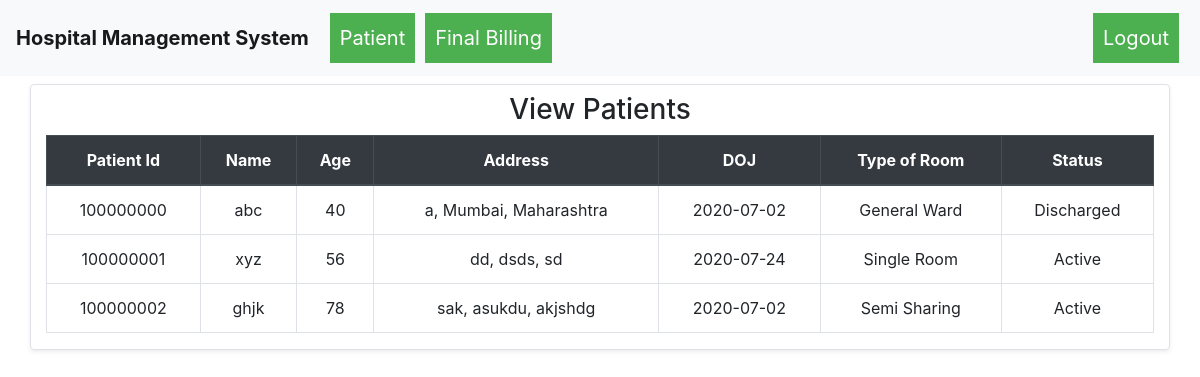
The page /patient_list (signed in) on the database its author committed.
### hospital_management_system/models.py (models this page shows)
class Patient(db.Model):
    __table_args__ = {'sqlite_autoincrement': True}
    id = db.Column(db.Integer, primary_key=True)
    ssid = db.Column(db.String(250), unique=True, nullable=False)
    name = db.Column(db.String(80), nullable=False)
    age = db.Column(db.Integer, nullable=False)
    date_of_admission = db.Column(db.Date, nullable=False)
    type_of_bed = db.Column(db.String(80), nullable=False)
    address = db.Column(db.String(250), nullable=False)
    city = db.Column(db.String(250), nullable=False)
    state = db.Column(db.String(250), nullable=False)
    status = db.Column(db.String(100), nullable=False)

### hospital_management_system/routes.py (the view)
@app.route("/patient_list")
def patient_list():
    if not session.get("username"):
        return redirect("/")
    if session.get("username") != "admin":
        return redirect("/")
    patients = Patient.query.all()
    return render_template("patient_list.html", patient="active", patients=patients, username=session.get("username"))

### hospital_management_system/templates/patient_list.html (shortened to what this page needs)
{% extends "base.html" %}
{% block body %}
    <div class="container">
        <div class="row">
            <div class="col-md-12 shadow-sm rounded border mt-2">
                <h3 class="text-center my-2">View Patients</h3>
                <table class="table table-bordered table-hover">
                    <thead class="thead-dark">
                        <tr>
                            <th class="text-center">Patient Id</th>
                            <th class="text-center">Name</th>
                            <th class="text-center">Age</th>
                            <th class="text-center">Address</th>
                            <th class="text-center">DOJ</th>
                            <th class="text-center">Type of Room</th>
                            <th class="text-center">Status</th>
                        </tr>
                    </thead>
                    <tbody>
                        {% for i in patients %}
                            <tr>
                                <td class="text-center">{{i.id}}</td>
                                <td class="text-center">{{i.name}}</td>
                                <td class="text-center">{{i.age}}</td>
                                <td class="text-center">{{i.address}}, {{i.city}}, {{i.state}}</td>
                                <td class="text-center">{{i.date_of_admission}}</td>
                                <td class="text-center">{{i.type_of_bed}}</td>
                                <td class="text-center">{{i.status}}</td>
                            </tr>
                        {% endfor %}
                    </tbody>
                </table>
            </div>
        </div>
    </div>
{% endblock %}

### rows shown on the page
Patient: id "100000000", name "abc", age "40", address "a", city "Mumbai", state "Maharashtra", date_of_admission "2020-07-02", type_of_bed "General Ward", status "Discharged"
Patient: id "100000001", name "xyz", age "56", address "dd", city "dsds", state "sd", date_of_admission "2020-07-24", type_of_bed "Single Room", status "Active"
Patient: id "100000002", name "ghjk", age "78", address "sak", city "asukdu", state "akjshdg", date_of_admission "2020-07-02", type_of_bed "Semi Sharing", status "Active"
